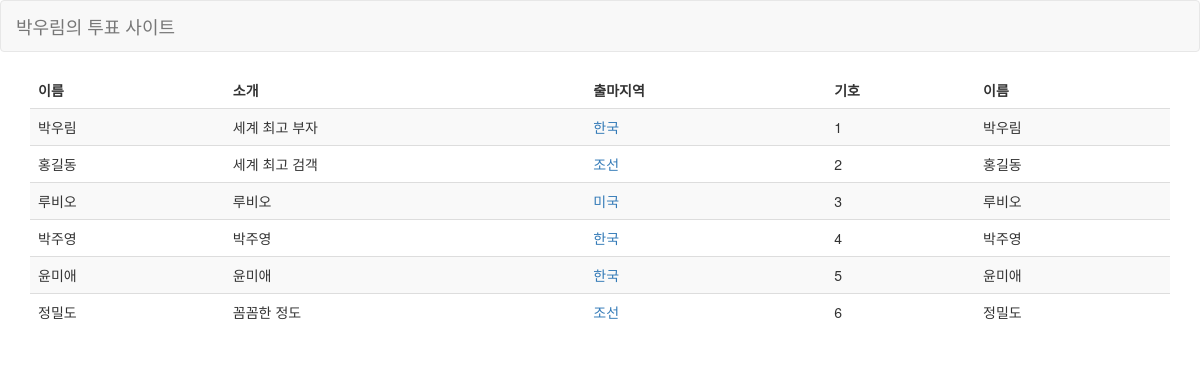
The page / on the database its author committed.
### elections/models.py (models this page shows, shortened)
class Candidate(models.Model):
    name = models.CharField(max_length=10)
    introduction = models.TextField()
    area = models.CharField(max_length=15)
    party_number = models.IntegerField(default=1)

### elections/views.py (the view)
# urls.py: path('', views.index, name = 'home'),
def index(request):
    candidate = Candidate.objects.all()
    context = {'candidate' : candidate}
    return render(request, 'elections/index.html', context)

### elections/templates/elections/index.html (shortened to what this page needs)
{% extends 'elections/layout.html' %}
{% block content %}
<div class="container">
    <table class="table table-striped">
        <thead>
            <tr>
                <td><B>이름</B></td>
                <td><B>소개</B></td>
                <td><B>출마지역</B></td>
                <td><B>기호</B></td>
                <td><B>이름</B></td>
            </tr>
        </thead>
        <tbody>
        {% for candidate in candidate %}
            <tr>
                <td>{{candidate.name}}</td>
                <td>{{candidate.introduction}}</td>
                <td><a href = "areas/{{candidate.area}}/">{{candidate.area}}</a></td>
                <td>{{candidate.party_number}}</td>
                <td>{{candidate.name}}</td>
            </tr>
        {% endfor %}
        </tbody>
    </table>
</div>
{% endblock %}

### elections/templates/elections/layout.html (shortened to what this page needs)
{% load staticfiles %}
<!DOCTYPE html>
<html lang="en">
<head>
  <link rel="stylesheet" href="http://maxcdn.bootstrapcdn.com/bootstrap/3.3.6/css/bootstrap.min.css">
</head>
<body>
<nav class="navbar navbar-default">
  <div class="container-fluid">
    <div class="navbar-header">
      <a class="navbar-brand" href="{% url 'elections:home' %}">박우림의 투표 사이트</a>
    </div>
  </div>
</nav>
{% block content %}{% endblock %}
</body>
</html>

### rows shown on the page
Candidate: name "박우림", introduction "세계 최고 부자", area "한국", party_number "1"
Candidate: name "홍길동", introduction "세계 최고 검객", area "조선", party_number "2"
Candidate: name "루비오", introduction "루비오", area "미국", party_number "3"
Candidate: name "박주영", introduction "박주영", area "한국", party_number "4"
Candidate: name "윤미애", introduction "윤미애", area "한국", party_number "5"
Candidate: name "정밀도", introduction "꼼꼼한 정도", area "조선", party_number "6"
